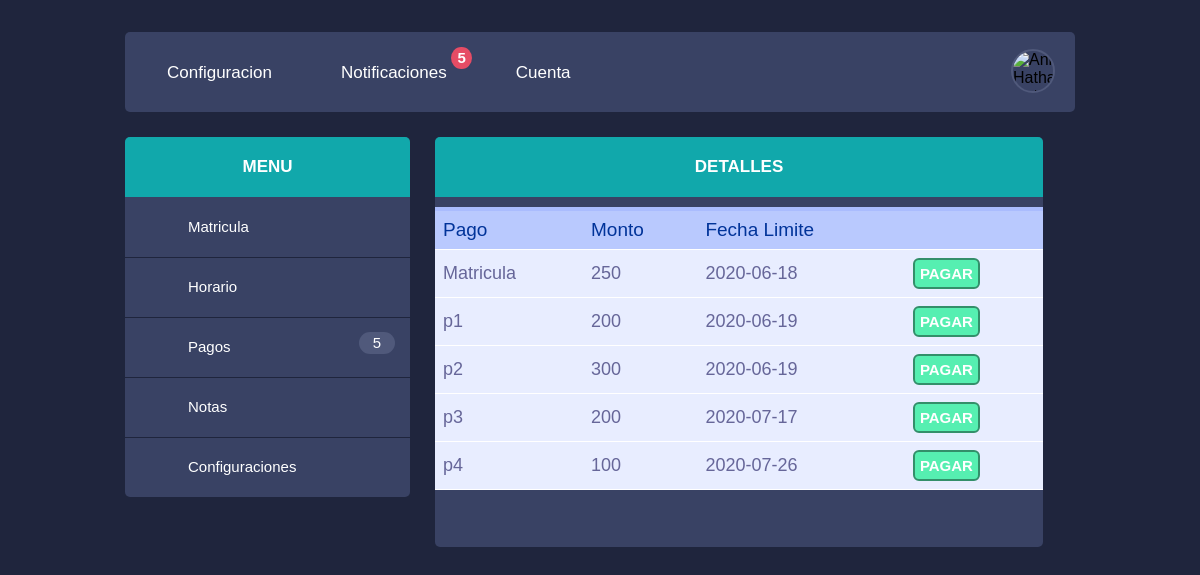
Page /padre/pagos.php on the committed database.
### tables this page shows
CREATE TABLE `pagos` (
  `id_pago` int(11) NOT NULL,
  `concepto` varchar(45) NOT NULL,
  `monto` double NOT NULL,
  `fecha_limite` date NOT NULL
);

### padre/pagos.php (the view, shortened to what this page needs)
<?php
    $re2=mysql_query("SELECT * FROM pagos");
?>
<!DOCTYPE html>
<html lang="es">
    <head>
        <link rel="stylesheet" href="../css/padres.css?v=3">
    </head>
    <body>
        <div class="main-container">
             <header class="block">
                <ul class="header-menu horizontal-list">
                    <li>
                        <a class="header-menu-tab" href="#1"><span class="icon entypo-cog scnd-font-color"></span>Configuracion</a>
                    </li>
                    <li>
                        <a class="header-menu-tab" href="#3"><span class="icon fontawesome-envelope scnd-font-color"></span>Notificaciones</a>
                        <a class="header-menu-number" href="#4">5</a>
                    </li>
                    <li>
                        <a class="header-menu-tab" href="padres.php"><span class="icon fontawesome-user scnd-font-color"></span>Cuenta</a>
                    </li>
                </ul>
                <div class="profile-menu">
                    <p><?php echo $_SESSION['usuario']; ?><a href="#26"><span class="entypo-down-open scnd-font-color"></span></a></p>
                    <div class="profile-picture small-profile-picture">
                        <img width="40px" alt="Anne Hathaway picture" src="https://www.oblatos.com/wp-content/uploads/2013/03/estudiante.jpg">
                    </div>
                </div>
            </header>
            <div class="left-container container">
                <div class="menu-box block">
                    <h2 class="titular">MENU</h2>
                    <ul class="menu-box-menu">
                        <li>
                            <a class="menu-box-tab" href="matricula.php"><span class="icon entypo-paper-plane scnd-font-color"></span>Matricula</a>
                        </li>
                        <li>
                            <a class="menu-box-tab" href="horario.php"><span class="icon entypo-calendar scnd-font-color"></span>Horario</a>
                        </li>
                        <li>
                            <a class="menu-box-tab" href="#13"><sapn class="icon entypo-chart-line scnd-font-color"></sapn>Pagos<div class="menu-box-number"><?php echo $_SESSION['pago_alumno']; ?></div></a>
                        </li>
                        <li>
                            <a class="menu-box-tab" href="notas.php"><sapn class="icon entypo-chart-line scnd-font-color"></sapn>Notas</a>
                        </li>
                        <li>
                            <a class="menu-box-tab" href="#12"><span class="icon entypo-cog scnd-font-color"></span>Configuraciones</a>
                        </li>
                    </ul>
                </div>
        </div>
        <div class="middle-container container2">
                <div class="profile block">
                    <h2 class="titular">DETALLES</h2>
                    <table class="egt">
                      <tr>
                        <th>Pago</th>
                        <th>Monto</th>
                        <th>Fecha Limite</th>
                        <th></th>
                      </tr>
                       <?php
                            while($row =mysql_fetch_array($re2)){
                            $re4=mysql_query("select pagos.id_pago from alumno,pagos,factura WHERE pagos.id_pago=factura.id_pago and  factura.id_alumno=alumno.id_alumno and alumno.id_alumno='".$_SESSION['id_alumno']."' and pagos.id_pago='".$row['id_pago']."'");
                            $numero2 = mysql_num_rows($re4);
                            if($numero2<=0){
                        ?>
                       <tr>
                        <form  action="https://www.paypal.com/cgi-bin/webscr" method="post" id="formulario" target="_blank">
                            <td><?php echo $row['concepto']; ?></td>
                            <td><?php echo $row['monto']; ?></td>
                            <td><?php echo $row['fecha_limite']; ?></td>
                            <td><input type="submit" value="PAGAR" class="aceptar" ></td>
                          </form>
                       </tr>
                       <?php
                            } }
                        ?>
                      </table>
                </div>
        </div>
    </body>
</html>

### css/padres.css (style rules this page uses)
[class*="entypo-"]:before { font-family: "entypo", sans-serif; }
[class*="fontawesome-"]:before { font-family: "FontAwesome", sans-serif; }
* { -webkit-box-sizing: border-box; -moz-box-sizing: border-box; box-sizing: border-box; }
body { background: #1f253d; }
ul { list-style-type: none; margin: 0; padding-left: 0; }
h2 { font-size: 17px; }
p { font-size: 15px; }
a { text-decoration: none; font-size: 15px; }
h1, h2, p, a, span { color: #fff; }
.scnd-font-color { color: #9099b7; }
.horizontal-list { margin: 0; padding: 0; list-style-type: none; }
.horizontal-list li { float: left; }
.icon { font-size: 25px; }
.titular { display: block; line-height: 60px; margin: 0; text-align: center; border-top-left-radius: 5px; border-top-right-radius: 5px; }
.profile-picture { border-radius: 100%; overflow: hidden; -webkit-box-sizing: content-box; -moz-box-sizing: content-box; box-sizing: content-box; }
.small-profile-picture { border: 2px solid #50597b; width: 40px; height: 40px; }
.main-container { font-family: "Ubuntu", sans-serif; width: 950px; height: 1725px; margin: 2em auto; }
header { height: 80px; }
.header-menu { font-size: 17px; line-height: 80px; }
.header-menu li { position: relative; -webkit-transform: translateZ(0); }
.header-menu-tab { padding: 0 27px; display: block; line-height: 74px; font-size: 17px; -webkit-transition: background 0.3s; transition: background 0.3s; }
.header-menu-tab .icon { padding-right: 15px; }
.header-menu-number { position: absolute; line-height: 22px; padding: 0 6px; font-weight: 700; background: #e64c65; border-radius: 100%; top: 15px; right: 2px; -webkit-transition: all 0.3s linear; transition: all 0.3s linear; }
.profile-menu { float: right; height: 80px; padding-right: 20px; }
.profile-menu p { font-size: 17px; display: inline-block; line-height: 76px; margin: 0; padding-right: 10px; }
.profile-menu a { padding-left: 5px; }
.small-profile-picture { display: inline-block; vertical-align: middle; }
.container { float: left; width: 30%; }
.container2 { float: left; width: 64%; }
.block { margin-bottom: 25px; background: #394264; border-radius: 5px; }
.menu-box { height: auto; }
.menu-box .titular { background: #11a8ab; }
.menu-box-number { width: 36px; line-height: 22px; background: #50597b; text-align: center; border-radius: 15px; position: absolute; top: 15px; right: 15px; -webkit-transition: all .3s; transition: all .3s; }
.menu-box-menu li { height: 60px; position: relative; }
.menu-box-tab { line-height: 60px; display: block; border-bottom: 1px solid #1f253d; -webkit-transition: background .2s; transition: background .2s; }
.middle-container { margin: 0 25px; }
.profile { height: 410px; }
.profile .titular { background: #11a8ab; }
.aceptar { text-decoration: none; padding: 5px; font-weight: 600; font-size: 15px; color: #ffffff; background-color: #56efb1; border-radius: 6px; border: 2px solid #338f6a; }
p { margin: 0px; font-size: 20px; }

### padre/pagos.php (style rules this page uses)
table { font-family: "Lucida Sans Unicode", "Lucida Grande", Sans-Serif; font-size: 18px; width: 100%; text-align: left; border-collapse: collapse; margin-top: 10px; }
th { font-size: 19px; font-weight: normal; padding: 8px; background: #b9c9fe; border-top: 4px solid #aabcfe; border-bottom: 1px solid #fff; color: #039; }
td { padding: 8px; background: #e8edff; border-bottom: 1px solid #fff; color: #669; border-top: 1px solid transparent; }

### rows in the picture
pagos: concepto "Matricula", monto "250", fecha_limite "2020-06-18"
pagos: concepto "p1", monto "200", fecha_limite "2020-06-19"
pagos: concepto "p2", monto "300", fecha_limite "2020-06-19"
pagos: concepto "p3", monto "200", fecha_limite "2020-07-17"
pagos: concepto "p4", monto "100", fecha_limite "2020-07-26"

### other values in the picture
$_SESSION['pago_alumno'] "5"
